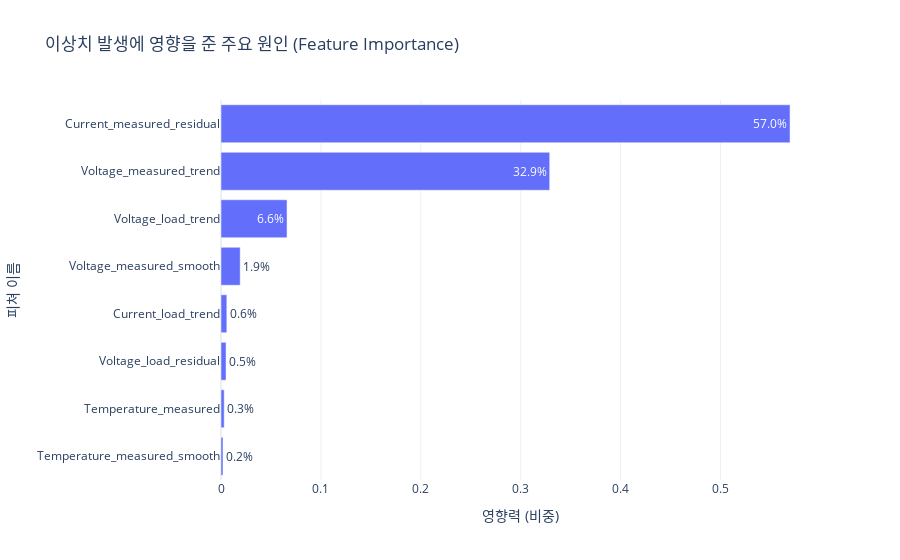

The notebook cell saved with this chart:
### Code cell
# 3. 시각화 (가로 막대 그래프)
fig_imp = px.bar(
    importance_df, 
    x='Importance', 
    y='Feature', 
    orientation='h',
    title='이상치 발생에 영향을 준 주요 원인 (Feature Importance)',
    labels={'Importance': '영향력 (비중)', 'Feature': '피쳐 이름'},
    text_auto='.1%'
)

fig_imp.update_layout(template='plotly_white')
fig_imp.show()

### Figure 1 — Plotly figure (JSON) as saved in the notebook; plotly's stock layout.template omitted (floating-point values rounded to 4 significant figures)
{"data": [{"hovertemplate": "영향력 (비중)=%{x}<br>피쳐 이름=%{y}<extra></extra>", "legendgroup": "", "marker": {"color": "#636efa", "pattern": {"shape": ""}}, "name": "", "orientation": "h", "showlegend": false, "textposition": "auto", "texttemplate": "%{x:.1%}", "type": "bar", "x": [0.002015, 0.003215, 0.005056, 0.005831, 0.01921, 0.06611, 0.329, 0.5696], "xaxis": "x", "y": ["Temperature_measured_smooth", "Temperature_measured", "Voltage_load_residual", "Current_load_trend", "Voltage_measured_smooth", "Voltage_load_trend", "Voltage_measured_trend", "Current_measured_residual"], "yaxis": "y"}], "layout": {"barmode": "relative", "legend": {"tracegroupgap": 0}, "title": {"text": "이상치 발생에 영향을 준 주요 원인 (Feature Importance)"}, "xaxis": {"anchor": "y", "domain": [0, 1], "title": {"text": "영향력 (비중)"}}, "yaxis": {"anchor": "x", "domain": [0, 1], "title": {"text": "피쳐 이름"}}}}
